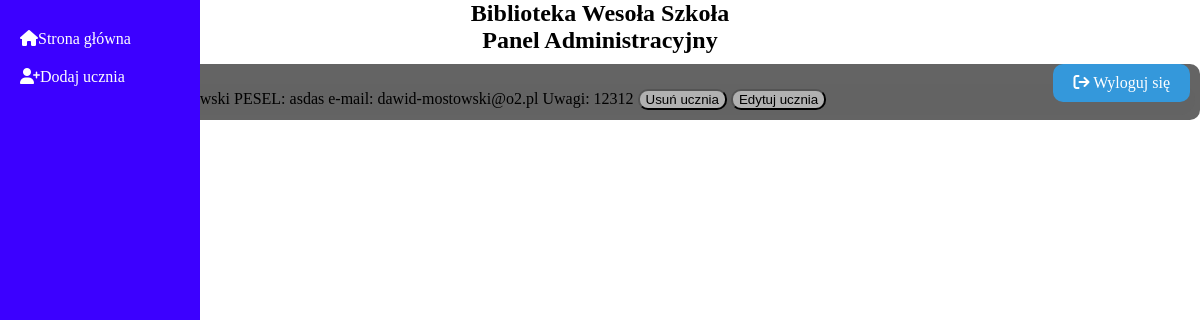
Before: /BO/lista_uczniowie.php with the older database file.
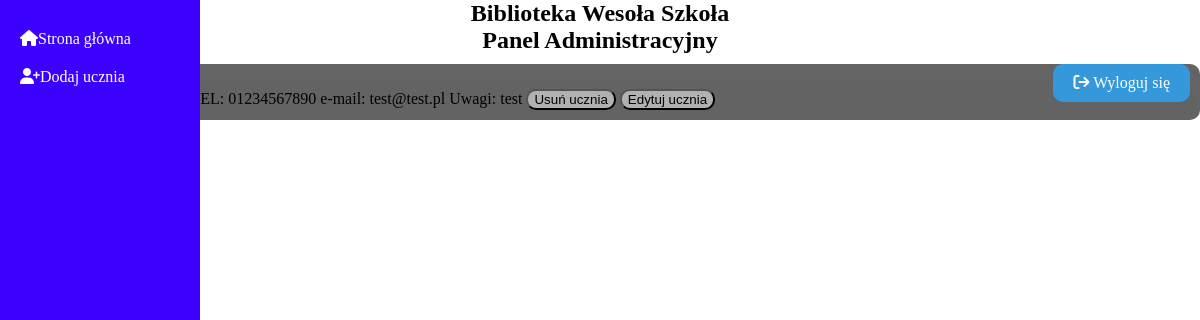
After: the same page with the newer database file.
### tables this page shows
CREATE TABLE `uczen` (
  `id_ucznia` int(11) NOT NULL,
  `imie` varchar(50) NOT NULL,
  `nazwisko` varchar(50) NOT NULL,
  `PESEL` varchar(11) NOT NULL,
  `email` varchar(255) NOT NULL,
  `uwagi` longtext NOT NULL
);

### DB/db_connection.php (called while the page is built, shortened)
<?php
class db_connection{
    var $host = "localhost";
    var $dbname = "wiai";
    var $username = "root";
    var $password = "";
    function databaseConnect(){
        $con = mysqli_connect($this->host, $this->username, $this->password, $this->dbname);
        if(!$con){
            die("Connection failed: " . mysqli_connect_error());
        }
        else{
            $this->connect = $con;
        }
    }
}
?>

### DB/db_uczniowie.php (called while the page is built, shortened)
<?php
include('db_connection.php');
class db_uczniowie extends db_connection{
    function selectUczen(){
        $query = 'SELECT `id_ucznia`,`imie`, `nazwisko`, `PESEL`, `email`, `uwagi` FROM `uczen` WHERE 1';
        $data = mysqli_query($this->connect, $query);
        if (mysqli_num_rows($data) > 0){
		return $data;
        }
    }
    }
?>

### BO/lista_uczniowie.php (the view, shortened to what this page needs)
<!DOCTYPE html>
<html lang="en">
<head>
    <link rel="stylesheet" href="admin_panel.css">
    <link rel="stylesheet" href="https://cdnjs.cloudflare.com/ajax/libs/font-awesome/4.7.0/css/font-awesome.min.css">
</head>
<body>
    <header>
        <h2>Biblioteka Wesoła Szkoła<br>Panel Administracyjny</h2>
        <a href="login.php" class="logout" id="logout"><i class="fa-solid fa-arrow-right-from-bracket" style="color: #fff;"></i> Wyloguj się</a>
    </header>
    <div class="panel_lewy">
    <a class="przycisk" href="./admin_panel.php"><i class="fa-solid fa-house" style="color: #fff;"></i>Strona główna</a>
    <a class="przycisk" href="./dodaj_ucznia.php"><i class="fa-solid fa-user-plus" style="color: #fff;"></i>Dodaj ucznia</a>
    </div>
    <?php
    include('../DB/db_uczniowie.php');
    $baza = new db_uczniowie();
    $baza->databaseConnect();
    $data = $baza->selectUczen();
    if (!empty($data)){
    ?>
    <div class="uczniowie">
        <?php
            while($row = mysqli_fetch_assoc($data))
            {
                echo "<div id='wpis' class='artykul'>Imię: ".$row['imie']." Nazwisko: ".$row['nazwisko']." PESEL: ".$row['PESEL']." e-mail: ".$row['email']." Uwagi: ".$row['uwagi']."
                <button class='delete'><a href=lista_uczniowie.php?del=True&id=".$row['id_ucznia'].">
                Usuń ucznia
                </a></button>
                <button class='delete'><a href=edytuj_ucznia.php?id=".$row['id_ucznia'].">
                Edytuj ucznia
                </a></button>
                </div>";
            }
            } else {
                echo "Brak uczniów";
            }
        ?>
    </div>
</body>
</html>

Changed rows visible on the page:
removed uczen: PESEL "asdas", email "dawid-mostowski@o2.pl", uwagi "12312"
added uczen: PESEL "01234567890", email "test@test.pl", uwagi "test"
